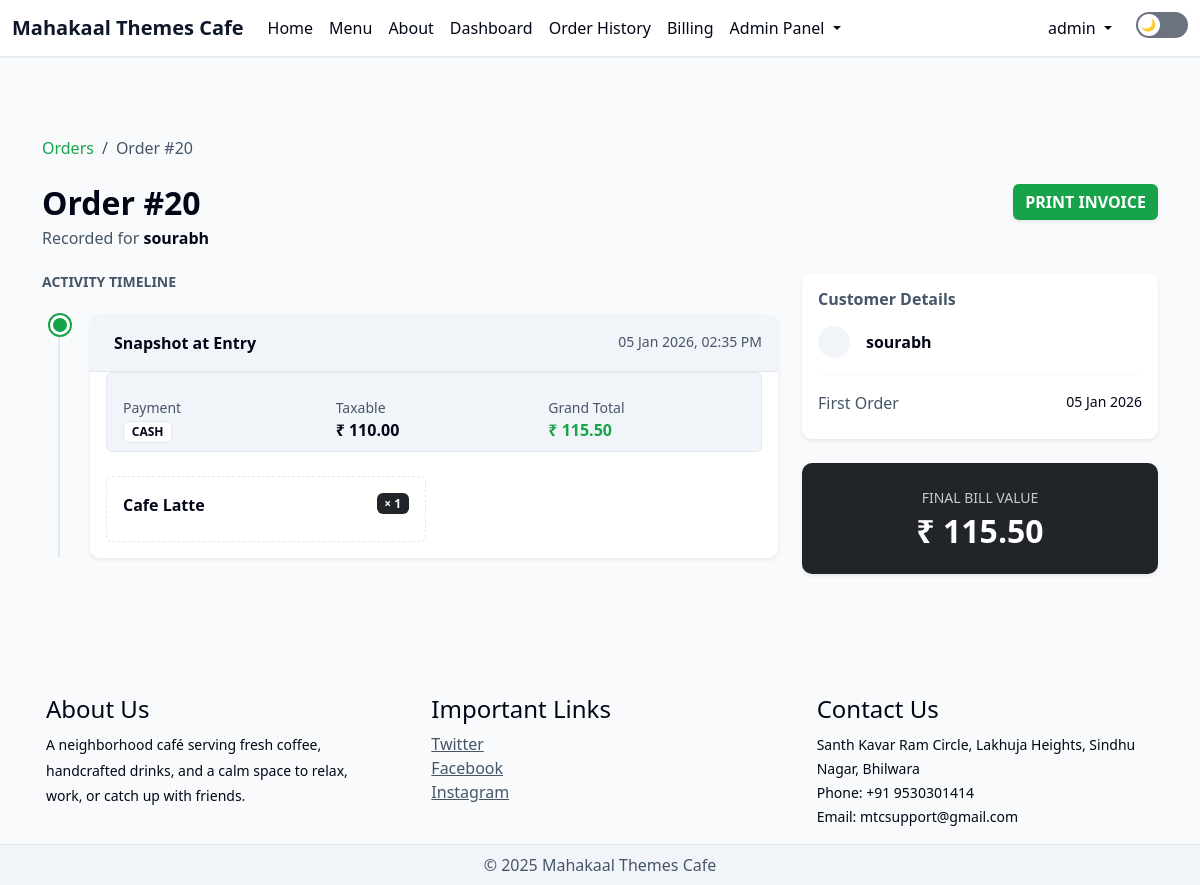
Page /orders/history/20/ (signed in) on the committed database.
### orders/models.py (models this page shows, shortened)
class Order(models.Model):
    bill = models.OneToOneField(
        "billing.Bill",
        on_delete=models.CASCADE,
        related_name="order",
        null=True,
        blank=True,
    )
    customer_name = models.CharField(max_length=255)
    created_at = models.DateTimeField(auto_now_add=True)
    class Status(models.TextChoices):
        NEW = "NEW", "New"
        IN_PROGRESS = "IN_PROGRESS", "In Progress"
        SERVED = "SERVED", "Served"
    status = models.CharField(
        max_length=20,
        choices=Status.choices,
        default=Status.NEW,
    )

class OrderHistory(models.Model):
    order = models.ForeignKey(
        Order,
        on_delete=models.CASCADE,
        related_name="history"
    )
    bill_number = models.CharField(
        max_length=30,
        default="UNKNOWN"
    )
    customer_name = models.CharField(
        max_length=100,
        default="UNKNOWN"
    )
    customer_phone = models.CharField(
        max_length=15,
        default="NA"
    )
    PAYMENT_MODES = (
        ("CASH", "Cash"),
        ("UPI", "UPI"),
    )
    payment_mode = models.CharField(
        max_length=20,
        choices=PAYMENT_MODES,
        default="CASH",
    )
    cash_received = models.DecimalField(
        max_digits=10,
        decimal_places=2,
        default=Decimal("0.00"),
        null=True,
        blank=True,
    )
    change_returned = models.DecimalField(
        max_digits=10,
        decimal_places=2,
        default=Decimal("0.00"),
        null=True,
        blank=True,
    )
    subtotal = models.DecimalField(
        max_digits=12,
        decimal_places=2,
        default=Decimal("0.00")
    )
    discount = models.DecimalField(
        max_digits=12,
        decimal_places=2,
        default=Decimal("0.00")
    )
    gst = models.DecimalField(
        max_digits=12,
        decimal_places=2,
        default=Decimal("0.00")
    )
    total_amount = models.DecimalField(
        max_digits=12,
        decimal_places=2,
        default=Decimal("0.00")
    )
    items_snapshot = models.JSONField(
        default=list
    )
    bill_pdf_path = models.CharField(
        max_length=255,
        blank=True,
        default=""
    )
    created_at = models.DateTimeField(
        default=timezone.now
    )
    class Meta:
        ordering = ["-created_at"]
        verbose_name = "Order History"
        verbose_name_plural = "Order History"

### billing/models.py (models this page shows, shortened)
class Bill(models.Model):
    class PaymentMode(models.TextChoices):
        CASH = "CASH", "Cash"
        UPI = "UPI", "UPI"
    bill_number = models.CharField(max_length=20, unique=True, editable=False)
    customer_name = models.CharField(max_length=100)
    customer_phone = models.CharField(max_length=15)
    payment_mode = models.CharField(
        max_length=10,
        choices=PaymentMode.choices,
        default=PaymentMode.UPI,
    )
    cash_received = models.DecimalField(
        max_digits=10,
        decimal_places=2,
        null=True,
        blank=True,
    )
    change_returned = models.DecimalField(
        max_digits=10,
        decimal_places=2,
        null=True,
        blank=True,
    )
    discount_amount = models.DecimalField(
        max_digits=10, decimal_places=2, default=0
    )
    discount_percent = models.DecimalField(
        max_digits=5, decimal_places=2, default=0
    )
    gst_percentage = models.DecimalField(
        max_digits=5, decimal_places=2
    )
    bill_pdf_path = models.CharField(max_length=255, blank=True, default="")
    created_at = models.DateTimeField(auto_now_add=True)
    def subtotal(self):
        return sum(item.line_total() for item in self.items.all())
    def gst_amount(self):
        taxable_amount = self.subtotal() - self.discount_amount
        if taxable_amount < 0:
            taxable_amount = Decimal("0.00")
        return taxable_amount * (self.gst_percentage / Decimal("100"))
    def total_amount(self):
        return self.subtotal() - self.discount_amount + self.gst_amount()

class BillItem(models.Model):
    SIZE_CHOICES = (
            ("S", "Small"),
            ("M", "Medium"),
            ("L", "Large"),
        )
    bill = models.ForeignKey(
        Bill,
        related_name="items",
        on_delete=models.CASCADE
    )
    item = models.ForeignKey(
        Item,
        on_delete=models.PROTECT
    )
    size = models.CharField(
        max_length=1,
        choices=SIZE_CHOICES,
        default="M"
    )
    price = models.DecimalField(
        max_digits=8, decimal_places=2
    )
    quantity = models.PositiveIntegerField()
    def line_total(self):
        return self.price * self.quantity

### orders/views.py (the view)
# urls.py: path("history/<int:order_id>/", order_history_view, name="order_history"),
@staff_required
def order_history_view(request, order_id):
    order = get_object_or_404(
        Order.objects.select_related("bill"),
        id=order_id
    )
    history = OrderHistory.objects.filter(order=order).order_by("-created_at")
    for h in history:
        if isinstance(h.items_snapshot, dict):
            h.items_snapshot = list(h.items_snapshot.values())
    return render(
        request,
        "orders/order_history.html",
        {
            "order": order,
            "history": history,
        },
    )

### templates/orders/order_history.html (shortened to what this page needs)
{% extends "base.html" %}
{% block body %}
<div class="container py-5">
  <nav aria-label="breadcrumb" class="mb-4">
    <ol class="breadcrumb">
      <li class="breadcrumb-item"><a href="{% url 'orders:order_history_list' %}" class="text-decoration-none" style="color: var(--accent);">Orders</a></li>
      <li class="breadcrumb-item active" style="color: var(--text-muted);">Order #{{ order.id }}</li>
    </ol>
  </nav>
  <div class="d-flex justify-content-between align-items-start mb-4">
    <div>
      <h2 class="fw-bold mb-1" style="color: var(--text-main);">Order #{{ order.id }}</h2>
      <p class="mb-0" style="color: var(--text-muted);">Recorded for <strong style="color: var(--text-main);">{{ order.customer_name }}</strong></p>
    </div>
    <div class="d-flex gap-2">
      {% if order.bill %}
        <a href="{% url 'billing:bill_pdf' order.bill.id %}" target="_blank" class="btn btn-accent fw-bold shadow-sm">
           PRINT INVOICE
        </a>
      {% endif %}
    </div>
  </div>
  <div class="row g-4">
    <div class="col-lg-8">
      <h5 class="fw-bold mb-4 text-uppercase small" style="color: var(--text-muted);">Activity Timeline</h5>
      <div class="timeline-stepper">
        {% for h in history %}
        <div class="timeline-item">
          <span class="timeline-dot"></span>
          <div class="card shadow-sm border-0" style="background: var(--bg-card);">
            <div class="card-header snapshot-card-header py-3 d-flex justify-content-between">
              <span class="fw-bold">Snapshot at Entry</span>
              <span class="small" style="color: var(--text-muted);">{{ h.created_at|date:"d M Y, h:i A" }}</span>
            </div>
            <div class="card-body">
              <div class="row g-3 mb-4 summary-strip rounded p-2 mx-0">
              <div class="col-4">
                <small class="d-block" style="color: var(--text-muted);">Payment</small>
                <span class="badge"
                      style="background: var(--bg-card); color: var(--text-main); border: 1px solid var(--border-soft);">
                  {{ order.bill.payment_mode|default:"—" }}
                </span>
              </div>
              <div class="col-4">
                <small class="d-block" style="color: var(--text-muted);">Taxable</small>
                <span class="fw-bold" style="color: var(--text-main);">
                  ₹ {{ order.bill.subtotal|floatformat:2 }}
                </span>
              </div>
              <div class="col-4">
                <small class="d-block" style="color: var(--text-muted);">Grand Total</small>
                <span class="fw-bold" style="color: var(--accent);">
                  ₹ {{ order.bill.total_amount|floatformat:2 }}
                </span>
              </div>
            </div>
              <div class="row g-3">
                {% for item in h.items_snapshot %}
                <div class="col-md-6">
                  <div class="p-3 rounded item-card h-100">
                    <div class="d-flex justify-content-between align-items-start">
                      <span class="fw-bold">{{ item.item_name }}</span>
                      <span class="badge bg-dark text-white">× {{ item.quantity }}</span>
                    </div>
                  </div>
                </div>
                {% endfor %}
              </div>
            </div>
          </div>
        </div>
        {% empty %}
        <div class="text-center py-5">
          <i class="bi bi-hourglass-split h1 opacity-25" style="color: var(--text-muted);"></i>
          <p style="color: var(--text-muted);">No timeline data available for this order.</p>
        </div>
        {% endfor %}
      </div>
    </div>
    <div class="col-lg-4">
      <div class="card shadow-sm border-0 mb-4" style="background: var(--bg-card);">
        <div class="card-body">
          <h6 class="fw-bold mb-3" style="color: var(--text-muted);">Customer Details</h6>
          <div class="d-flex align-items-center mb-3">
            <div class="rounded-circle p-3 me-3" style="background: var(--bg-soft); color: var(--accent);">
            </div>
            <div>
              <div class="fw-bold" style="color: var(--text-main);">{{ order.customer_name }}</div>
            </div>
          </div>
          <hr style="border-color: var(--border-soft);">
          <div class="d-flex justify-content-between mb-2">
            <span style="color: var(--text-muted);">First Order</span>
            <span class="small" style="color: var(--text-main);">{{ order.created_at|date:"d M Y" }}</span>
          </div>
        </div>
      </div>
      <div class="card shadow-sm border-0 bg-dark text-white">
        <div class="card-body p-4 text-center">
          <div class="small opacity-75 text-uppercase mb-1">Final Bill Value</div>
          <h2 class="fw-bold mb-0">
            ₹ {{ order.bill.total_amount|floatformat:2 }}
          </h2>
        </div>
      </div>
    </div>
  </div>
</div>
{% endblock %}

### templates/base.html (shortened to what this page needs)
<!doctype html>
<html lang="en">
<head>
  <link href="https://cdn.jsdelivr.net/npm/bootstrap@5.2.2/dist/css/bootstrap.min.css" rel="stylesheet">
  <link href="https://cdn.jsdelivr.net/npm/select2@4.1.0-rc.0/dist/css/select2.min.css" rel="stylesheet">
</head>
<body>
<nav class="navbar fixed-top navbar-expand-lg theme-navbar">
    <div class="container-fluid">
    <a class="navbar-brand" href="/">
      Mahakaal Themes Cafe
    </a>
    <div class="collapse navbar-collapse" id="navbarSupportedContent">
      <ul class="navbar-nav me-auto mb-2 mb-lg-0">
        <li class="nav-item">
          <a class="nav-link" href="/">Home</a>
        </li>
        <li class="nav-item">
          <a class="nav-link" href="/menu">Menu</a>
        </li>
        <li class="nav-item">
          <a class="nav-link" href="/about">About</a>
        </li>
        {% if user.is_superuser %}
        <li class="nav-item">
          <a class="nav-link" href="/dashboard">Dashboard</a>
        </li>
        {% endif %}
        {% if user.is_staff or user.is_superuser %}
        <li class="nav-item">
          <a class="nav-link" href="/orders/history">Order History</a>
        </li>
        {% endif %}
        {% if user.is_staff or user.is_superuser %}
        <li class="nav-item">
          <a class="nav-link"
             href="{% url 'billing:create_bill' %}">
            Billing
          </a>
          {% endif %}
        </li>
        {% if user.is_superuser %}
        <li class="nav-item dropdown">
          <a class="nav-link dropdown-toggle" href="#" data-bs-toggle="dropdown">
            Admin Panel
          </a>
        </li>
        {% endif %}
      </ul>
      <ul class="navbar-nav ms-auto align-items-center">
      {% if user.is_authenticated %}
        <li class="nav-item dropdown">
          <a class="nav-link dropdown-toggle" href="#" data-bs-toggle="dropdown">
            {{ user.username }}
          </a>
        </li>
      {% else %}
        <li class="nav-item">
          <a class="nav-link" href="{% url 'authentication:login' %}">
            Login
          </a>
        </li>
      {% endif %}
    </ul>
      <div class="theme-switch ms-3">
        <label for="themeToggle"></label>
      </div>
    </div>
  </div>
</nav>
<div class="page-wrapper">
  <main class="page-content">
    <div class="container-fluid pt-4" style="margin-top:64px;">
      {% block body %}{% endblock body %}
    </div>
  </main>
<footer style="background:var(--bg-main); color:var(--text-main);">
  <hr style="border-color: var(--border-soft);">
  <div class="container p-3">
    <div class="row gx-5 align-items-start">
      <div class="col-12 col-md-4 mb-4 mb-md-0">
        <h4>About Us</h4>
        <p class="footer-about mb-0">
          <small>
            A neighborhood café serving fresh coffee, handcrafted drinks,
            and a calm space to relax, work, or catch up with friends.
          </small>
        </p>
      </div>
      <div class="col-12 col-md-4 mb-4 mb-md-0">
        <h4>Important Links</h4>
        <ul class="list-unstyled mb-0">
          <li><a href="#" class="footer-link">Twitter</a></li>
          <li><a href="#" class="footer-link">Facebook</a></li>
          <li><a href="#" class="footer-link">Instagram</a></li>
        </ul>
      </div>
      <div class="col-12 col-md-4">
        <h4>Contact Us</h4>
        <address class="mb-0">
          <small>
            Santh Kavar Ram Circle, Lakhuja Heights, Sindhu Nagar, Bhilwara
          </small><br>
          <small>Phone: +91 9530301414</small><br>
          <small>Email: mtcsupport@gmail.com</small>
        </address>
      </div>
    </div>
  </div>
</footer>
</div>
<div class="text-center p-2 footer-bottom">
  © 2025 Mahakaal Themes Cafe
</div>
</body>
</html>

### rows in the picture
Order: id "20", customer_name "sourabh", bill.payment_mode "CASH", bill.subtotal "110.00", bill.total_amount "115.50", created_at "05 Jan 2026"
OrderHistory: created_at "05 Jan 2026, 02:35 PM", item_name "Cafe Latte", quantity "1"

### other values in the picture
{{ user.username }} "admin"
